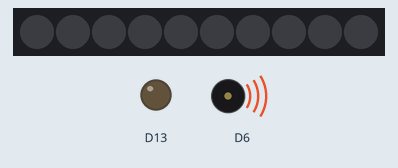
This sketch was run on a simulated Adafruit Circuit Playground Express. On the bench: 10 RGB LEDs in strip order, left to right, output pins drawn as LEDs (lit = HIGH), buzzer (waves = sounding).

Above: at 0.05 s.
Timing chart, 0 to 3.0 s (numbered marks = the images above):
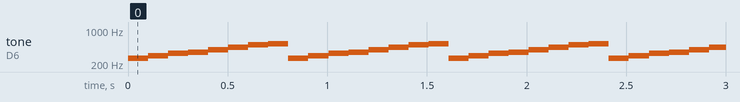

The sketch:

playground_Piano.ino
```cpp
/*Tomas de Camino Beck
www.funcostarica.org
Serial send comma separated all sensors and buttons
data is sent in the following order
*/

#include <Adafruit_CircuitPlayground.h>

#define CAP 50

void setup() {
  Serial.begin(9600);
  CircuitPlayground.begin();
}


void loop() {

  /************* CAPTOUCH */
  //Capsense #3
  if(CircuitPlayground.readCap(3)>CAP)CircuitPlayground.playTone(261.63,100);
  if(CircuitPlayground.readCap(2)>CAP)CircuitPlayground.playTone(293.66,100);
  if(CircuitPlayground.readCap(0)>CAP)CircuitPlayground.playTone(329.63,100);
  if(CircuitPlayground.readCap(1)>CAP)CircuitPlayground.playTone(349.23,100);
  if(CircuitPlayground.readCap(12)>CAP)CircuitPlayground.playTone(392.00,100);
  if(CircuitPlayground.readCap(6)>CAP)CircuitPlayground.playTone(440.00,100);
  if(CircuitPlayground.readCap(9)>CAP)CircuitPlayground.playTone(493.88,100);
  if(CircuitPlayground.readCap(10)>CAP)CircuitPlayground.playTone(523.25,100);


}
```

Measured:
- by itself, tone on D6: repeats every 0.80 s: 293 Hz 0.10 s, 329 Hz 0.10 s, 349 Hz 0.10 s, 392 Hz 0.10 s, 440 Hz 0.10 s, 493 Hz 0.10 s, 523 Hz 0.10 s, 261 Hz 0.10 s
